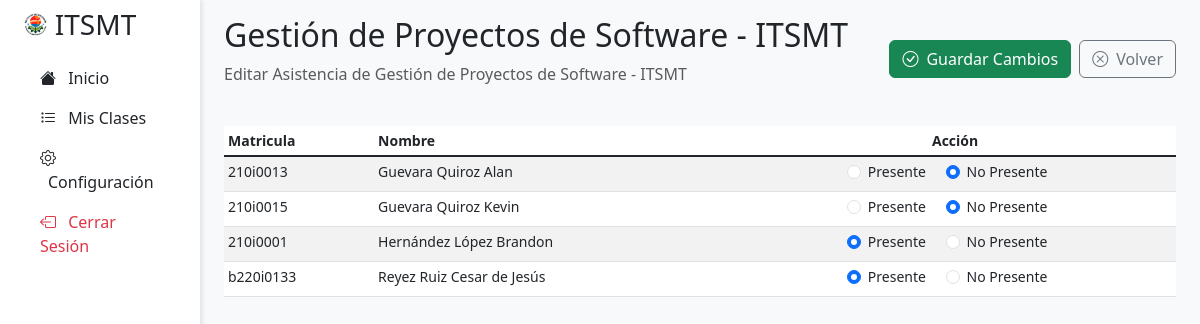
The app's page /view/mis-clases/editar-asistencia.php?clase=2&asistencia=1 (signed in) with its own data.
### tables this page shows
CREATE TABLE `asignaturas` (
  `id` varchar(10) NOT NULL,
  `nombre_asignatura` varchar(50) NOT NULL,
  PRIMARY KEY (`id`)
);

CREATE TABLE `inscripciones` (
  `id` int(11) NOT NULL AUTO_INCREMENT,
  `clase_id` int(11) NOT NULL,
  `estudiante_id` int(11) NOT NULL,
  PRIMARY KEY (`id`),
  KEY `clase_id` (`clase_id`,`estudiante_id`),
  KEY `estudiante_id` (`estudiante_id`),
  CONSTRAINT `inscripciones_ibfk_1` FOREIGN KEY (`clase_id`) REFERENCES `clases` (`id`) ON DELETE CASCADE ON UPDATE CASCADE,
  CONSTRAINT `inscripciones_ibfk_2` FOREIGN KEY (`estudiante_id`) REFERENCES `estudiantes` (`id`) ON DELETE CASCADE ON UPDATE CASCADE
);

CREATE TABLE `estudiantes` (
  `id` int(10) NOT NULL AUTO_INCREMENT,
  `matricula` varchar(10) NOT NULL,
  `nombre` varchar(50) NOT NULL,
  `apellido_pa` varchar(50) NOT NULL,
  `apellido_ma` varchar(50) NOT NULL,
  `carrera_id` varchar(10) NOT NULL,
  `semestre_id` int(11) NOT NULL,
  `sistema_id` int(11) NOT NULL,
  `activo` tinyint(1) NOT NULL DEFAULT 1,
  PRIMARY KEY (`id`),
  KEY `carrera_id` (`carrera_id`,`semestre_id`,`sistema_id`),
  KEY `semestre_id` (`semestre_id`),
  KEY `sistema_id` (`sistema_id`),
  CONSTRAINT `estudiantes_ibfk_1` FOREIGN KEY (`carrera_id`) REFERENCES `carreras` (`id`) ON DELETE CASCADE ON UPDATE CASCADE,
  CONSTRAINT `estudiantes_ibfk_2` FOREIGN KEY (`semestre_id`) REFERENCES `semestres` (`id`) ON DELETE CASCADE ON UPDATE CASCADE,
  CONSTRAINT `estudiantes_ibfk_3` FOREIGN KEY (`sistema_id`) REFERENCES `sistemas` (`id`) ON DELETE CASCADE ON UPDATE CASCADE
);

### view/mis-clases/editar-asistencia.php (the view, shortened to what this page needs)
<?php
include_once __DIR__ . "../../../php/conexion.php";
$clase_id = $_GET["clase"];
$asistencia_id = $_GET["asistencia"];
$sql = $conexion->query("SELECT a.nombre_asignatura FROM clases c INNER JOIN asignaturas a ON c.asignatura_id = a.id WHERE c.id = $clase_id");
$titulo = $sql->fetch_object()->nombre_asignatura . " - " . SIGLAS;
$asistencias_existentes = [];
$asistencias_sql = $conexion->query("SELECT estudiante_id, presente FROM detalle_asistencia WHERE asistencia_id = $asistencia_id");
while ($asistencia = $asistencias_sql->fetch_object()) {
    $asistencias_existentes[$asistencia->estudiante_id] = $asistencia->presente;
}
include_once __DIR__ . "../../layout/header.php";
?>
<div class="col-md-9 col-lg-10 ms-sm-auto px-4 main-content">
    <form method="post" id="form_asistencia">
        <div class="d-flex justify-content-between flex-wrap flex-md-nowrap align-items-center pt-3 pb-2 mb-3">
            <div>
                <h1 class="h2"><?= $titulo ?></h1>
                <p class="text-muted">Editar Asistencia de <?= $titulo ?></p>
            </div>
            <div class="action-buttons d-flex gap-2">
                <button class="btn btn-success" type="submit">
                    <i class="bi bi-check-circle me-2"></i>Guardar Cambios
                </button>
                <a class="btn btn-outline-secondary" href="<?= URL_RAIZ ?>view/mis-clases/asistencias.php?id=<?= $clase_id ?>">
                    <i class="bi bi-x-circle me-2"></i>Volver
                </a>
            </div>
        </div>
        <div class="table-responsive small">
            <table class="table table-sm table-striped">
                <thead>
                    <tr>
                        <th>Matricula</th>
                        <th>Nombre</th>
                        <th class="text-center">Acción</th>
                    </tr>
                </thead>
                <tbody class="table-group-divider">
                    <?php
                    $mysqli = $conexion->query("SELECT estudiante_id, e.nombre, e.apellido_pa, e.apellido_ma, e.matricula FROM inscripciones i
                                            INNER JOIN estudiantes e ON i.estudiante_id = e.id
                                            WHERE i.clase_id = $clase_id
                                            ORDER BY e.apellido_pa");
                    while ($dato = $mysqli->fetch_object()) :
                        $presente = isset($asistencias_existentes[$dato->estudiante_id]) && $asistencias_existentes[$dato->estudiante_id] == 1 ? "checked" : "";
                        $no_presente = isset($asistencias_existentes[$dato->estudiante_id]) && $asistencias_existentes[$dato->estudiante_id] == 0 ? "checked" : "";
                    ?>
                        <tr>
                            <td><?= $dato->matricula ?></td>
                            <td><?= $dato->apellido_pa ?> <?= $dato->apellido_ma ?> <?= $dato->nombre ?></td>
                            <td class="text-start text-sm-center">
                                <div class="form-check form-check-inline">
                                    <input class="form-check-input" type="radio" name="asistencias[<?= $dato->estudiante_id ?>]" id="presente_<?= $dato->estudiante_id ?>" value="1" <?= $presente ?>>
                                    <label class="form-check-label" for="presente_<?= $dato->estudiante_id ?>">
                                        Presente
                                    </label>
                                </div>
                                <div class="form-check form-check-inline">
                                    <input class="form-check-input" type="radio" name="asistencias[<?= $dato->estudiante_id ?>]" id="no_presente_<?= $dato->estudiante_id ?>" value="0" <?= $no_presente ?>>
                                    <label class="form-check-label" for="no_presente_<?= $dato->estudiante_id ?>">
                                        No Presente
                                    </label>
                                </div>
                            </td>
                        </tr>
                    <?php endwhile; ?>
                </tbody>
            </table>
        </div>
    </form>
</div>
<?php include_once __DIR__ . "../../layout/footer.php"; ?>

### records on screen
asignaturas: nombre_asignatura "Gestión de Proyectos de Software - ITSMT"
inscripciones: estudiante.matricula "210i0013", estudiante.apellido_pa "Guevara", estudiante.apellido_ma "Quiroz", estudiante.nombre "Alan"
inscripciones: estudiante.matricula "210i0015", estudiante.apellido_pa "Guevara", estudiante.apellido_ma "Quiroz", estudiante.nombre "Kevin"
inscripciones: estudiante.matricula "210i0001", estudiante.apellido_pa "Hernández", estudiante.apellido_ma "López", estudiante.nombre "Brandon"
inscripciones: estudiante.matricula "b220i0133", estudiante.apellido_pa "Reyez", estudiante.apellido_ma "Ruiz", estudiante.nombre "Cesar de Jesús"

### other values on screen
SIGLAS "ITSMT"
